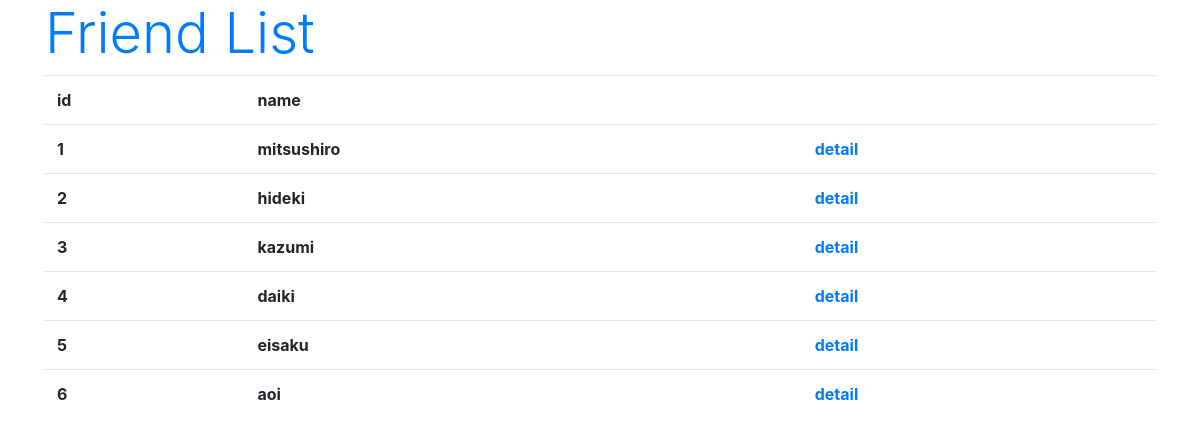
Page /hello/list on the committed database.
### hello/models.py (models this page shows, shortened)
class Friend(models.Model):
  name = models.CharField(max_length=100, validators=[number_only])
  mail = models.EmailField(max_length=200)
  gender = models.BooleanField()
  age = models.IntegerField()
  birthday = models.DateField()

### hello/views.py (the view)
# urls.py: path('list', FriendList.as_view()),
class FriendList(ListView):
  model = Friend

### hello/templates/hello/friend_list.html (shortened to what this page needs)
{% load static %}
<!DOCTYPE html>
<html lang="ja">
<head>
  <link rel="stylesheet" href="https://stackpath.bootstrapcdn.com/bootstrap/4.3.1/css/bootstrap.min.css">
</head>
<body class="container">
  <h1 class="display-4 text-primary">Friend List</h1>
    <table class="table">
      <tr>
        <th>id</th>
        <th>name</th>
        <th></th>
      </tr>
    {% for item in object_list %}
      <tr>
        <th>{{item.id}}</th>
        <th>{{item.name}}</th>
        <th><a href="/hello/detail/{{item.id}}">detail</a></th>
      </tr>
    {% endfor %}
    </table>
</body>
</html>

### rows in the picture
Friend: id "1", name "mitsushiro"
Friend: id "2", name "hideki"
Friend: id "3", name "kazumi"
Friend: id "4", name "daiki"
Friend: id "5", name "eisaku"
Friend: id "6", name "aoi"
